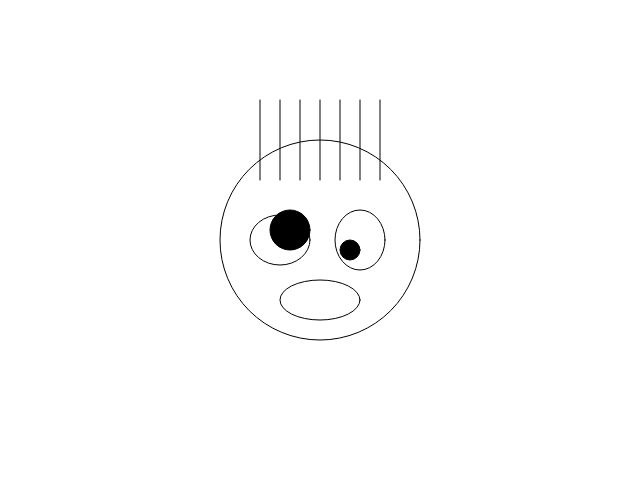
Frame 1 (no input)
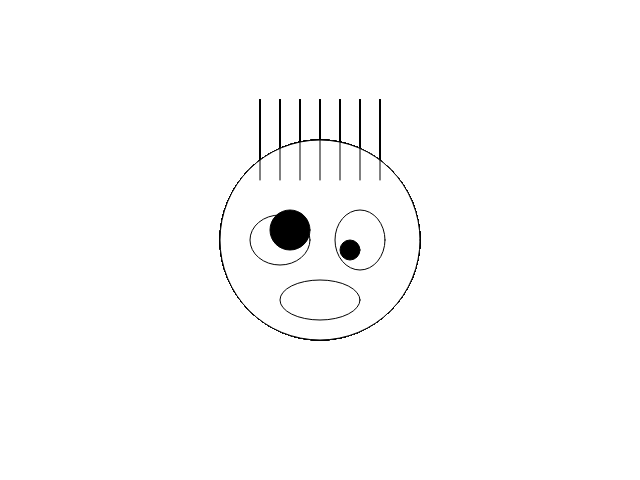
Frame 60 (no input)
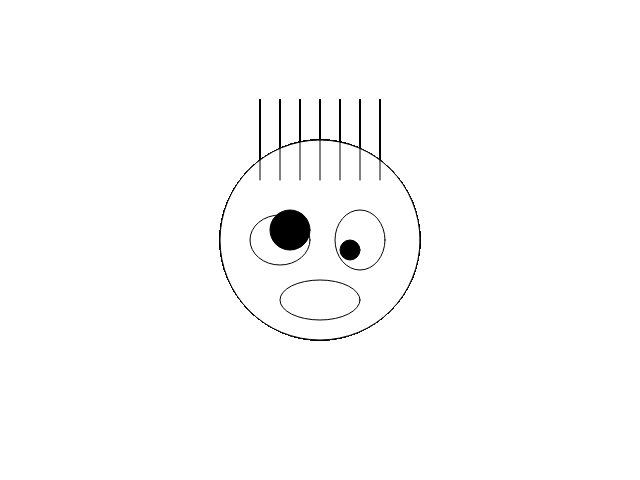
Frame 120 (the mouse pressed at the canvas centre since frame 60)

The p5.js sketch that drew these frames (run headless with seeded random() and noise() and a simulated clock; from frame 60 on, the mouse is pressed at the canvas centre):

// p5.js sketch
// ── sketch.js
// 函数setup() : 准备阶段
function setup() {
	// 创建画布，宽度640像素，高度480像素
	// 画布的坐标系统为，左上角坐标为（0，0），
	// x方向水平向右，y方向垂直向下，单位像素
	createCanvas(640,480);
}

// 函数draw()：作画阶段
function draw() {
	fill(255);// 填充白色
	// 1 画脸
	ellipse(320,240,200,200);// 圆圈
	
	// 2 左眼
	ellipse(280,240,60,50);// 另一个圆圈
	
	// 3 右眼
	ellipse(360,240,50,60); 
	
	// 4 嘴巴
	ellipse(320,300,80,40);
	
	fill(0);// 填充黑色	
	// 5 左眼珠
	ellipse(290,230,40,40);
	
	// 6 右眼珠
	ellipse(350,250,20,20);
	
	// 7 头发：从左到右画一排竖线
	line(260,180,260,100);
	line(280,180,280,100);
	line(300,180,300,100);
	line(320,180,320,100);
	line(340,180,340,100);
	line(360,180,360,100);
	line(380,180,380,100);
}
